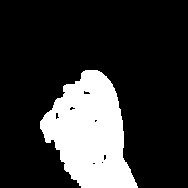
#> input picture datasets/training_set/fist/fist_101.jpg, 188 x 188 px, given in place of the camera
$ jupyter execute --allow-errors ReferenceNotebook.ipynb   (shell and % lines are left out)   (text cells are left out)
#> lines starting #> are read from the running program, lines starting #| are printed output that depends on the picture; after the words box and inside, x2 and y2 are one past the last pixel; in counts of white or black regions, pixels touching at a corner belong together; pictures that were not available may be replaced by others from this repository, and a replacement may not be noted
[cell 1]
import sys # system functions (ie. exiting the program)
import os # operating system functions (ie. path building on Windows vs. MacOs)
import time # for time operations
import uuid # for generating unique file names
import math # math functions

from IPython.display import display as ipydisplay, Image, clear_output, HTML # for interacting with the notebook better

import numpy as np # matrix operations (ie. difference between two matricies)
import cv2 # (OpenCV) computer vision functions (ie. tracking)
(major_ver, minor_ver, subminor_ver) = (cv2.__version__).split('.')
print('OpenCV Version: {}.{}.{}'.format(major_ver, minor_ver, subminor_ver))

import matplotlib.pyplot as plt # (optional) for plotting and showing images inline

import keras # high level api to tensorflow (or theano, CNTK, etc.) and useful image preprocessing
from keras import backend as K
from keras.preprocessing.image import ImageDataGenerator, load_img, img_to_array
from keras.models import Sequential, load_model, model_from_json
from keras.layers import Dense, Dropout, Activation, Flatten
from keras.layers import Conv2D, MaxPooling2D
print('Keras image data format: {}'.format(K.image_data_format()))
#> (this line was passed over: keras is not available in this run)

[cell 2]
IMAGES_FOLDER = os.path.join('images') # images for visuals

MODEL_PATH = os.path.join('model')
MODEL_FILE = os.path.join(MODEL_PATH, 'hand_model_gray.hdf5') # path to model weights and architechture file
MODEL_HISTORY = os.path.join(MODEL_PATH, 'model_history.txt') # path to model training history

[cell 3]
def bgrtorgb(image):
    return cv2.cvtColor(image.copy(), cv2.COLOR_BGR2RGB)

[cell 4]
def show_image(name):
    """
    Showing image files.
    """
    fname = os.path.join(IMAGES_FOLDER, name)
    ipydisplay(Image(fname))

[cell 5]
def plot_image(image, figsize=(8,8), recolour=False):
    """
    Plotting image matricies.
    """
    if recolour: image = bgrtorgb(image)
    plt.figure(figsize=figsize)
    if image.shape[-1] == 3:
        plt.imshow(image)
    elif image.shape[-1] == 1 or len(image.shape) == 2:
        plt.imshow(image, cmap='gray')
    else:
        raise Exception("Image has invalid shape.")

[cell 6]
video = cv2.VideoCapture(0)

while True:
    # Read a new frame
    success, frame = video.read()
#> frame is the input picture: shape (188, 188, 3); min 0, max 255, mean 52.6
    if not success:
        # Frame not successfully read from video capture
        break

    # Display result
    cv2.imshow("frame", frame)

    k = cv2.waitKey(1) & 0xff
#> (key Esc is pressed here)
    if k == 27:# escape pressed
        break
    elif k == 115: # s pressed
        fname = input("File name")
        cv2.imwrite(os.path.join(IMAGES_FOLDER, '{}.jpg'.format(fname)), frame)

cv2.destroyAllWindows()
video.release()

[cell 7]
video = cv2.VideoCapture(0)

while True:
    # Read a new frame
    success, frame = video.read()
    if not success:
        # Frame not successfully read from video capture
        break

    # Display result
    cv2.imshow("frame", frame)

    k = cv2.waitKey(1) & 0xff
#> (key Esc is pressed here)
    if k == 27: break # ESC pressed

cv2.destroyAllWindows()
video.release()

[cell 8]
cv2.destroyAllWindows()
video.release()

[cell 9]
while True:
    # Placeholder frame to show window
    window = np.zeros((300,300))

    # Display result
    cv2.imshow("frame", window)

    k = cv2.waitKey(1) & 0xff
#> (key Esc is pressed here)
    if k != 255: # A key is pressed
        print(k)

    if k == 27:# escape pressed
        break

cv2.destroyAllWindows()
video.release()

[cell 10]
earth_fname = os.path.join(IMAGES_FOLDER, 'earth.jpg')
earth_img = cv2.imread(earth_fname)
# comment out the line below to see the colour difference
#> (the rest of this cell did not finish here and is left out)

#> (a cell that did not finish here is left out)

#> (a cell that did not finish here is left out)

#> (a cell that did not finish here is left out)

#> (a cell that did not finish here is left out)

#> (a cell that did not finish here is left out)

[cell 16]
bg_img = cv2.imread(os.path.join(IMAGES_FOLDER, 'bg.jpg'))
current_frame_img = cv2.imread(os.path.join(IMAGES_FOLDER, 'current_frame.jpg'))

diff = cv2.absdiff(bg_img, current_frame_img)
#> (the rest of this cell did not finish here and is left out)

[cell 17]
ERODE = True

fgbg = cv2.createBackgroundSubtractorMOG2()
# fgbg = cv2.createBackgroundSubtractorKNN()

video = cv2.VideoCapture(os.path.join(IMAGES_FOLDER, 'bg_subtract_movement.mp4'))

while True:
    time.sleep(0.025)

    timer = cv2.getTickCount()

    # Read a new frame
    success, frame = video.read()
    if not success:
        # Frame not successfully read from video capture
        break

    fgmask = fgbg.apply(frame)
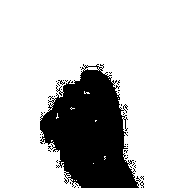
#> fgmask: shape (188, 188); values 127 (black) and 255 (white), 77.8% white; 38 black regions (37 under 20 px), largest, box (x1, y1, x2, y2) and area: (40, 64, 141, 188) 7745

    # Apply erosion to clean up noise
    if ERODE:
        fgmask = cv2.erode(fgmask, np.ones((3,3), dtype=np.uint8), iterations=1)
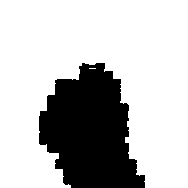
#> fgmask: shape (188, 188); values 127 (black) and 255 (white), 74.3% white; 1 black region, box (x1, y1, x2, y2) and area: (39, 63, 145, 188) 9096

    # Calculate Frames per second (FPS)
    fps = cv2.getTickFrequency() / (cv2.getTickCount() - timer)
    # Display FPS on frame
    cv2.putText(fgmask, "FPS : " + str(int(fps)), (100, 30), cv2.FONT_HERSHEY_SIMPLEX, 0.65, (255, 255, 255), 2)

    # Display result
    cv2.imshow("fgmask", fgmask)

    k = cv2.waitKey(1) & 0xff
#> (key Esc is pressed here)
    if k == 27: break # ESC pressed

cv2.destroyAllWindows()
video.release()

[cell 18]
OUTLINE = True
LRG_ONLY = True

# window to hold the trackbar
img = np.zeros((300,512,3), np.uint8)
cv2.namedWindow('image')

# create trackbar
cv2.createTrackbar('Thresh', 'image', 0, 255, lambda x: None)

earth_fname = os.path.join(IMAGES_FOLDER, 'earth.jpg')
earth_img = cv2.imread(earth_fname)

#> (the rest of this cell did not finish here and is left out)

[cell 19]
# Set up tracker.
def setup_tracker(ttype):
    tracker_types = ['BOOSTING', 'MIL', 'KCF', 'TLD', 'MEDIANFLOW', 'GOTURN']
    tracker_type = tracker_types[ttype]

    if tracker_type == 'BOOSTING':
        tracker = cv2.TrackerBoosting_create()
    if tracker_type == 'MIL':
        tracker = cv2.TrackerMIL_create()
    if tracker_type == 'KCF':
        tracker = cv2.TrackerKCF_create()
    if tracker_type == 'TLD':
        tracker = cv2.TrackerTLD_create()
    if tracker_type == 'MEDIANFLOW':
        tracker = cv2.TrackerMedianFlow_create()
    if tracker_type == 'GOTURN':
        tracker = cv2.TrackerGOTURN_create()

    return tracker

[cell 20]
video = cv2.VideoCapture(os.path.join(IMAGES_FOLDER, 'moving_subject_scale.mp4'))

# Read first frame
success, frame = video.read()
if not success:
    print("first frame not read")
    sys.exit()

#> (the rest of this cell did not finish here and is left out)

[cell 21]
show_image(os.path.join('nnslides', 'slide8.png'))

[cell 22]
show_image(os.path.join('nnslides', 'slide11.png'))

[cell 23]
show_image("neuralnetwork.png")

#> (a cell that did not finish here is left out)

#> (a cell that did not finish here is left out)

[cell 26]
import random
# list of 5000 tuples, each with two numbers between 0 and 5000
data_x = [(random.randint(0, 5000), random.randint(0, 5000)) for x in range(5000)]
# list of the expected result when the two numbers are added
data_y = [x[0] + x[1] for x in data_x]

[cell 27]
# test_model.fit(data_x, data_y, batch_size=16, epochs=2000, shuffle=True)

[cell 28]
# test_model.save(os.path.join(MODEL_PATH, 'adder_model.hdf5'))

#> (a cell that did not finish here is left out)

[cell 30]
show_image('cnn1.png')

[cell 31]
show_image('cnn2.png')

[cell 32]
show_image('cnn3.png')

[cell 33]
show_image('cnn4.png')

[cell 34]
show_image('cnn5.png')
show_image('cnn6.png')
show_image('cnn7.png')

[cell 35]
# Helper function for applying a mask to an array
def mask_array(array, imask):
    if array.shape[:2] != imask.shape:
        raise Exception("Shapes of input and imask are incompatible")
    output = np.zeros_like(array, dtype=np.uint8)
    for i, row in enumerate(imask):
        output[i, row] = array[i, row]
    return output


# Begin capturing video
video = cv2.VideoCapture(0)
if not video.isOpened():
    print("Could not open video")
    sys.exit()


# Read first frame
ok, frame = video.read()
if not ok:
    print("Cannot read video")
    sys.exit()
# Use the first frame as an initial background frame
bg = frame.copy()


# Kernel for erosion and dilation of masks
kernel = np.ones((3,3),np.uint8)


# Capture, process, display loop
while True:
    # Read a new frame
    ok, frame = video.read()
    if not ok:
        break


    # Start timer
    timer = cv2.getTickCount()


    # Processing
    # First find the absolute difference between the two images
    diff = cv2.absdiff(bg, frame)
#> diff: shape (188, 188, 3); every value is 0
    mask = cv2.cvtColor(diff, cv2.COLOR_BGR2GRAY)
#> mask: shape (188, 188); every value is 0
    # Threshold the mask
    th, thresh = cv2.threshold(mask, 10, 255, cv2.THRESH_BINARY)
    # Opening, closing and dilation
    opening = cv2.morphologyEx(thresh, cv2.MORPH_OPEN, kernel)
    closing = cv2.morphologyEx(opening, cv2.MORPH_CLOSE, kernel)
    img_dilation = cv2.dilate(closing, kernel, iterations=2)
    # Get mask indexes
    imask = img_dilation > 0
    # Get foreground from mask
    foreground = mask_array(frame, imask)


    # Calculate Frames per second (FPS)
    fps = cv2.getTickFrequency() / (cv2.getTickCount() - timer)
    # Display FPS on frame
    cv2.putText(frame, "FPS : " + str(int(fps)), (100, 30), cv2.FONT_HERSHEY_SIMPLEX, 0.65, (50, 170, 50), 2)
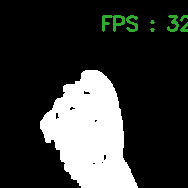
#> frame: shape (188, 188, 3); 1.45% of pixels changed, all inside (x1, y1, x2, y2) = (102, 15, 188, 32)


    # Display result
    cv2.imshow("frame", frame)
    # Display diff
    cv2.imshow("diff", diff)
    # Display thresh
    cv2.imshow("thresh", thresh)
    # Display mask
    cv2.imshow("img_dilation", img_dilation)
    # Display foreground
    cv2.imshow("foreground", foreground)


    k = cv2.waitKey(1) & 0xff
#> (key Esc is pressed here)
    if k == 27: break # ESC pressed
    elif k == 114 or k == 112:
        # r pressed
        bg = frame.copy()
    elif k != 255: print(k)

cv2.destroyAllWindows()
video.release()

[cell 36]
cv2.destroyAllWindows()
video.release()

[cell 37]
# Helper function for applying a mask to an array
def mask_array(array, imask):
    if array.shape[:2] != imask.shape:
        raise Exception("Shapes of input and imask are incompatible")
    output = np.zeros_like(array, dtype=np.uint8)
    for i, row in enumerate(imask):
        output[i, row] = array[i, row]
    return output


# Begin capturing video
video = cv2.VideoCapture(0)
if not video.isOpened():
    print("Could not open video")
    sys.exit()


# Read first frame
ok, frame = video.read()
if not ok:
    print("Cannot read video")
    sys.exit()
# Use the first frame as an initial background frame
bg = frame.copy()


# Kernel for erosion and dilation of masks
kernel = np.ones((3,3),np.uint8)


# Tracking
# Bounding box -> (TopRightX, TopRightY, Width, Height)
bbox_initial = (60, 60, 170, 170)
bbox = bbox_initial
# Tracking status, -1 for not tracking, 0 for unsuccessful tracking, 1 for successful tracking
tracking = -1


# Text display positions
positions = {
    'fps': (15, 20)
}


# Capture, process, display loop
while True:
    # Read a new frame
    ok, frame = video.read()
    display = frame.copy()
    if not ok:
        break


    # Start timer
    timer = cv2.getTickCount()


    # Processing
    # First find the absolute difference between the two images
    diff = cv2.absdiff(bg, frame)
    mask = cv2.cvtColor(diff, cv2.COLOR_BGR2GRAY)
    # Threshold the mask
    th, thresh = cv2.threshold(mask, 10, 255, cv2.THRESH_BINARY)
    # Opening, closing and dilation
    opening = cv2.morphologyEx(thresh, cv2.MORPH_OPEN, kernel)
    closing = cv2.morphologyEx(opening, cv2.MORPH_CLOSE, kernel)
    img_dilation = cv2.dilate(closing, kernel, iterations=2)
    # Get mask indexes
    imask = img_dilation > 0
    # Get foreground from mask
    foreground = mask_array(frame, imask)
    foreground_display = foreground.copy()


    # If tracking is active, update the tracker
    if tracking != -1:
        tracking, bbox = tracker.update(foreground)
        tracking = int(tracking)


    # Use numpy array indexing to crop the hand
    hand_crop = frame[int(bbox[1]):int(bbox[1]+bbox[3]), int(bbox[0]):int(bbox[0]+bbox[2])]
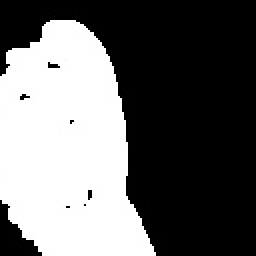
#> hand_crop: shape (128, 128, 3) (shown 2 times larger); min 0, max 255, mean 103.6


    # Draw bounding box
    p1 = (int(bbox[0]), int(bbox[1]))
    p2 = (int(bbox[0] + bbox[2]), int(bbox[1] + bbox[3]))
    cv2.rectangle(foreground_display, p1, p2, (255, 0, 0), 2, 1)
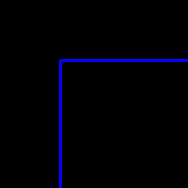
#> foreground_display: shape (188, 188, 3); mean B, G, R 5.5, 0, 0
    cv2.rectangle(display, p1, p2, (255, 0, 0), 2, 1)
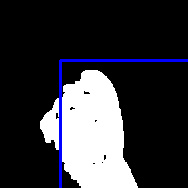
#> display: shape (188, 188, 3); mean B, G, R 56.8, 51.3, 51.3


    # Calculate Frames per second (FPS)
    fps = cv2.getTickFrequency() / (cv2.getTickCount() - timer)
    # Display FPS on frame
    cv2.putText(foreground_display, "FPS : " + str(int(fps)), positions['fps'], cv2.FONT_HERSHEY_SIMPLEX, 0.65, (50, 170, 50), 2)
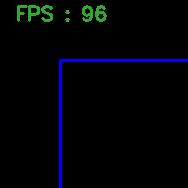
#> foreground_display: shape (188, 188, 3); 1.62% of pixels changed, all inside (x1, y1, x2, y2) = (17, 5, 107, 22)
    cv2.putText(display, "FPS : " + str(int(fps)), positions['fps'], cv2.FONT_HERSHEY_SIMPLEX, 0.65, (50, 170, 50), 2)
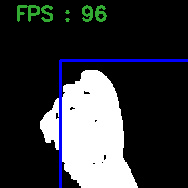
#> display: shape (188, 188, 3); 1.62% of pixels changed, all inside (x1, y1, x2, y2) = (17, 5, 107, 22)


    # Display result
    cv2.imshow("display", display)
    # Display diff
    cv2.imshow("diff", diff)
    # Display thresh
    cv2.imshow("thresh", thresh)
    # Display mask
    cv2.imshow("img_dilation", img_dilation)
    try:
        # Display hand_crop
        cv2.imshow("hand_crop", hand_crop)
    except:
        pass
    # Display foreground_display
    cv2.imshow("foreground_display", foreground_display)


    k = cv2.waitKey(1) & 0xff
#> (key Esc is pressed here)

    if k == 27: break # ESC pressed
    elif k == 114 or k == 112:
        # r pressed
        bg = frame.copy()
        bbox = bbox_initial
        tracking = -1
    elif k == 116:
        # t pressed
        # Initialize tracker with first frame and bounding box
        tracker = setup_tracker(2)
        tracking = tracker.init(frame, bbox)
    elif k == 115:
        # s pressed
        fname = os.path.join("data", CURR_POS, "{}_{}.jpg".format(CURR_POS, get_unique_name(os.path.join("data", CURR_POS))))
        cv2.imwrite(fname, hand_crop)
    elif k != 255: print(k)

cv2.destroyAllWindows()
video.release()

[cell 38]
classes = {
    0: 'fist',
    1: 'five',
    2: 'point',
    3: 'swing'
}

CURR_POSE = 'swing'
DATA = 'validation_data'

# Helper function for applying a mask to an array
def mask_array(array, imask):
    if array.shape[:2] != imask.shape:
        raise Exception("Shapes of input and imask are incompatible")
    output = np.zeros_like(array, dtype=np.uint8)
    for i, row in enumerate(imask):
        output[i, row] = array[i, row]
    return output


# Begin capturing video
video = cv2.VideoCapture(0)
if not video.isOpened():
    print("Could not open video")
    sys.exit()


# Read first frame
ok, frame = video.read()
if not ok:
    print("Cannot read video")
    sys.exit()
# Use the first frame as an initial background frame
bg = frame.copy()


# Kernel for erosion and dilation of masks
kernel = np.ones((3,3),np.uint8)


# Tracking
# Bounding box -> (TopRightX, TopRightY, Width, Height)
bbox_initial = (60, 60, 170, 170)
bbox = bbox_initial
# Tracking status, -1 for not tracking, 0 for unsuccessful tracking, 1 for successful tracking
tracking = -1


# Text display positions
positions = {
    'hand_pose': (15, 40),
    'fps': (15, 20)
}


# Image count for file name
img_count = 0

# Capture, process, display loop
while True:
    # Read a new frame
    ok, frame = video.read()
    display = frame.copy()
    if not ok:
        break


    # Start timer
    timer = cv2.getTickCount()


    # Processing
    # First find the absolute difference between the two images
    diff = cv2.absdiff(bg, frame)
    mask = cv2.cvtColor(diff, cv2.COLOR_BGR2GRAY)
    # Threshold the mask
    th, thresh = cv2.threshold(mask, 10, 255, cv2.THRESH_BINARY)
    # Opening, closing and dilation
    opening = cv2.morphologyEx(thresh, cv2.MORPH_OPEN, kernel)
    closing = cv2.morphologyEx(opening, cv2.MORPH_CLOSE, kernel)
    img_dilation = cv2.dilate(closing, kernel, iterations=2)
    # Get mask indexes
    imask = img_dilation > 0
    # Get foreground from mask
    foreground = mask_array(frame, imask)
    foreground_display = foreground.copy()


    # If tracking is active, update the tracker
    if tracking != -1:
        tracking, bbox = tracker.update(foreground)
        tracking = int(tracking)


    # Use numpy array indexing to crop the foreground frame
    hand_crop = img_dilation[int(bbox[1]):int(bbox[1]+bbox[3]), int(bbox[0]):int(bbox[0]+bbox[2])]
#> hand_crop: shape (128, 128); every value is 0


    # Draw bounding box
    p1 = (int(bbox[0]), int(bbox[1]))
    p2 = (int(bbox[0] + bbox[2]), int(bbox[1] + bbox[3]))
    cv2.rectangle(foreground_display, p1, p2, (255, 0, 0), 2, 1)
    cv2.rectangle(display, p1, p2, (255, 0, 0), 2, 1)


    # Calculate Frames per second (FPS)
    fps = cv2.getTickFrequency() / (cv2.getTickCount() - timer)
    # Display FPS on frame
    cv2.putText(foreground_display, "FPS : " + str(int(fps)), positions['fps'], cv2.FONT_HERSHEY_SIMPLEX, 0.65, (50, 170, 50), 2)
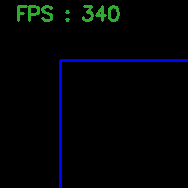
#> foreground_display: shape (188, 188, 3); 1.81% of pixels changed, all inside (x1, y1, x2, y2) = (17, 5, 120, 22)
    cv2.putText(display, "FPS : " + str(int(fps)), positions['fps'], cv2.FONT_HERSHEY_SIMPLEX, 0.65, (50, 170, 50), 2)
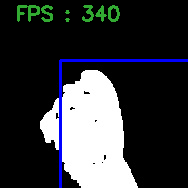
#> display: shape (188, 188, 3); 1.81% of pixels changed, all inside (x1, y1, x2, y2) = (17, 5, 120, 22)


    # Display result
    cv2.imshow("display", display)
    # Display diff
    cv2.imshow("diff", diff)
    # Display thresh
    cv2.imshow("thresh", thresh)
    # Display mask
    cv2.imshow("img_dilation", img_dilation)
    try:
        # Display hand_crop
        cv2.imshow("hand_crop", hand_crop)
    except:
        pass
    # Display foreground_display
    cv2.imshow("foreground_display", foreground_display)


    k = cv2.waitKey(1) & 0xff
#> (key Esc is pressed here)

    if k == 27: break # ESC pressed
    elif k == 114 or k == 112:
        # r pressed
        bg = frame.copy()
        bbox = bbox_initial
        tracking = -1
    elif k == 116:
        # t pressed
        # Initialize tracker with first frame and bounding box
        tracker = setup_tracker(2)
        tracking = tracker.init(frame, bbox)
    elif k == 115:
        # s pressed
        img_count += 1
        fname = os.path.join(DATA, CURR_POSE, "{}_{}.jpg".format(CURR_POSE, img_count))
        cv2.imwrite(fname, hand_crop)
    elif k != 255: print(k)

cv2.destroyAllWindows()
video.release()

$ run again, on datasets/training_set/fist/fist_164.jpg
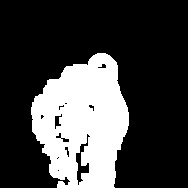
#> input picture datasets/training_set/fist/fist_164.jpg, 188 x 188 px, given in place of the camera
#> frame is the input picture: shape (188, 188, 3); min 0, max 255, mean 67
#> `fgmask = fgbg.apply(frame)`:
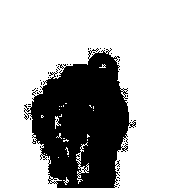
#> fgmask: shape (188, 188); values 127 (black) and 255 (white), 71.9% white; 35 black regions (34 under 20 px), largest, box (x1, y1, x2, y2) and area: (24, 48, 136, 188) 9876
#> diff: shape (188, 188, 3); every value is 0
#> mask: shape (188, 188); every value is 0
#> frame: shape (188, 188, 3); 1.39% of pixels changed, all inside (x1, y1, x2, y2) = (102, 15, 188, 32)
#> `cv2.putText(display, "FPS : " + str(int(fps)), positions['fps'], cv2.F..`:
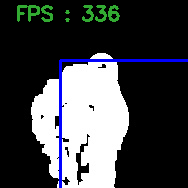
#> display: shape (188, 188, 3); mean B, G, R 70.7, 67.4, 65.1
